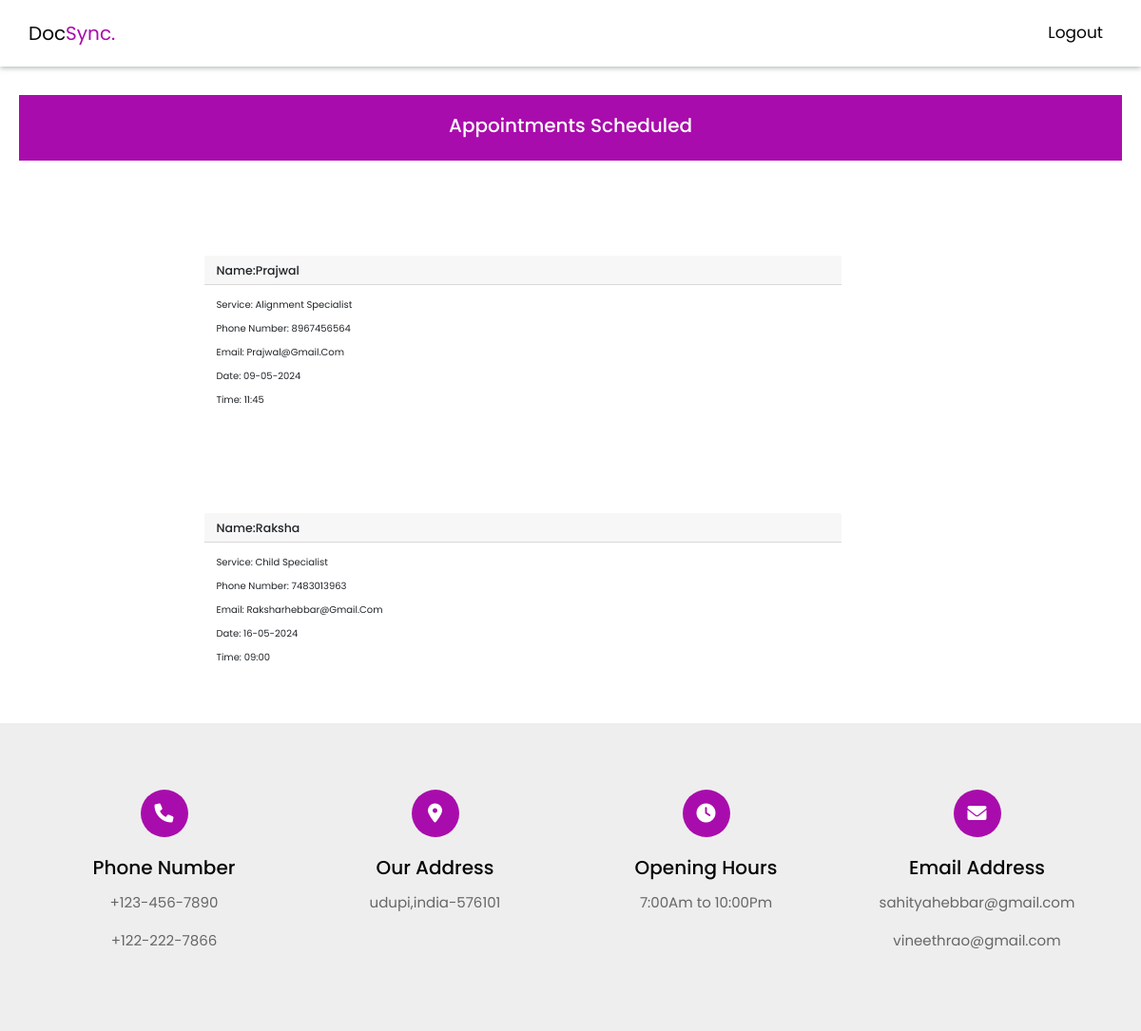
Page /displayfiles.php on the committed database.
### tables this page shows
CREATE TABLE `contact_form` (
  `id` int(11) NOT NULL,
  `name` varchar(255) NOT NULL,
  `email` varchar(255) NOT NULL,
  `number` varchar(20) DEFAULT NULL,
  `date` date DEFAULT NULL,
  `time` time DEFAULT NULL,
  `service` varchar(255) DEFAULT NULL
);

### displayfiles.php (the view, shortened to what this page needs)
<!DOCTYPE html>
<html lang="en">
<head>
    <link rel="stylesheet" href="https://cdnjs.cloudflare.com/ajax/libs/font-awesome/6.0.0/css/all.min.css">
    <link rel="stylesheet" href="https://cdnjs.cloudflare.com/ajax/libs/bootstrap/4.6.1/css/bootstrap.min.css">
    <link rel="stylesheet" href="style.css">
</head>
<body>
    <header class="header fixed-top">
        <div class="container">
            <div class="row align-items-center justify-content-between">
                <a href="#home" class="logo">Doc<span>Sync.</span></a>
                <nav class="nav">
                    <a href="index.php">Logout</a>
                </nav>
            </div>
        </div>
    </header>
    <div class="containers" style="margin-top:0">
    <div class="head-container">
        <h2 class="head">Appointments Scheduled</h2>
    </div>
    <?php
$conn = mysqli_connect('localhost', 'root', '', 'contact_db') or die('connection failed');
$sql = "SELECT * FROM contact_form";
$data = mysqli_query($conn, $sql);
$portal = mysqli_num_rows($data);
if($portal != 0) {
    while($result = mysqli_fetch_assoc($data)) {
            $email = mb_strtolower($result['email']);
            $appointment_time = date('H:i', strtotime($result['time']));
        echo '<div class="card1 offset-2 col-7 my-2">
            <div class="card1" >
                <h5 class="card-header" style="margin-top: 100px;">Name:'.$result['name'].'</h5>
                <div class="card-body">
                <p class="card-text">Service: '.$result['service'].'</p>
                    <p class="card-text">Phone Number: '.$result['number'].'</p>
                    <p class="card-text">Email: '.$email.'</p>
                    <p class="card-text">Date: '.date('d-m-Y', strtotime($result['date'])).'</p>
                    <p class="card-text">Time: '.$appointment_time .'</p>
                </div>
            </div>
        </div>';
    }
}
else {
    echo '<div class="no-data-found">No data found</div>';
}
?>
    </div>
<section class="footer" style="background-color:var(--ligt-bg);">
<div class="box-container container">
<div class="box">
<i class="fas fa-phone"></i>
<h3>phone number</h3>
<p>+123-456-7890</p>
<p>+122-222-7866</p>
</div>
<div class="box">
<i class="fas fa-map-marker-alt"></i>
<h3>our address</h3>
<p>udupi,india-576101</p>
</div>
<div class="box">
<i class="fas fa-clock"></i>
<h3>opening hours</h3>
<p>7:00Am to 10:00Pm</p>
</div>
<div class="box">
<i class="fas fa-envelope"></i>
<h3>email address</h3>
<p>sahityahebbar@gmail.com</p>
<p>vineethrao@gmail.com</p>
</div>
</div>
</section>
</body>
</html>

### style.css (style rules this page uses)
:root { --purple:#a90cac; --black:#080606; --white:#fff; --light-color:#666; --ligt-bg:#eee; --box-shadow:0 .2rem .5rem rgba(158, 165, 165, 0.691); }
* { font-family: 'Poppins', sans-serif; margin: 0; padding: 0; box-sizing: border-box; text-transform: capitalize; }
html { font-size:62.5%; overflow-x:hidden; scroll-behavior:smooth; scroll-padding-top:6.5rem; }
section { padding:7rem 2rem; }
.header { padding:2rem; border-bottom:var(--border); box-shadow: var(--box-shadow); }
.header .logo { font-size:2rem; color:var(--black); text-decoration: none; }
.header .logo span { color:var(--purple); }
.header .nav a { margin:0 1rem; font-size:1.7rem; color:var(--black); text-decoration: none; }
.footer { background-color:var(--white); }
.footer .box-container { display:grid; grid-template-columns:repeat(auto-fit,minmax(25rem,1fr)); gap:3rem; }
.footer .box-container .box { text-align: center; }
.footer .box-container .box i { height:5rem; width:5rem; border-radius:50%; line-height:5rem; font-size: 2rem; background-color: var(--purple); color: var(--white); margin-bottom:1rem; }
.footer .box-container .box h3 { font-size: 2rem; margin:1rem 0; color:var(--black); }
.footer .box-container .box p { font-size:1.5rem; color:var(--light-color); text-transform: none; line-height:2; }
.head-container { background-color: var(--purple); display: flex; align-items: center; justify-content: center; margin-left: 20px; margin-right: 20px; padding: 20px; margin-top: 100px; box-sizing: border-box; border-bottom:rgb(190, 29, 190) ; }
.head { color: white; }
.containers { margin-top: 0; box-sizing: border-box; margin-bottom: 50px; }

### rows in the picture
contact_form: name "Prajwal", service "Alignment Specialist", number "8967456564", email "Prajwal@gmail.com", date "09-05-2024", time "11:45"
contact_form: name "Raksha", service "Child Specialist", number "7483013963", email "Raksharhebbar@gmail.com", date "16-05-2024", time "09:00"
